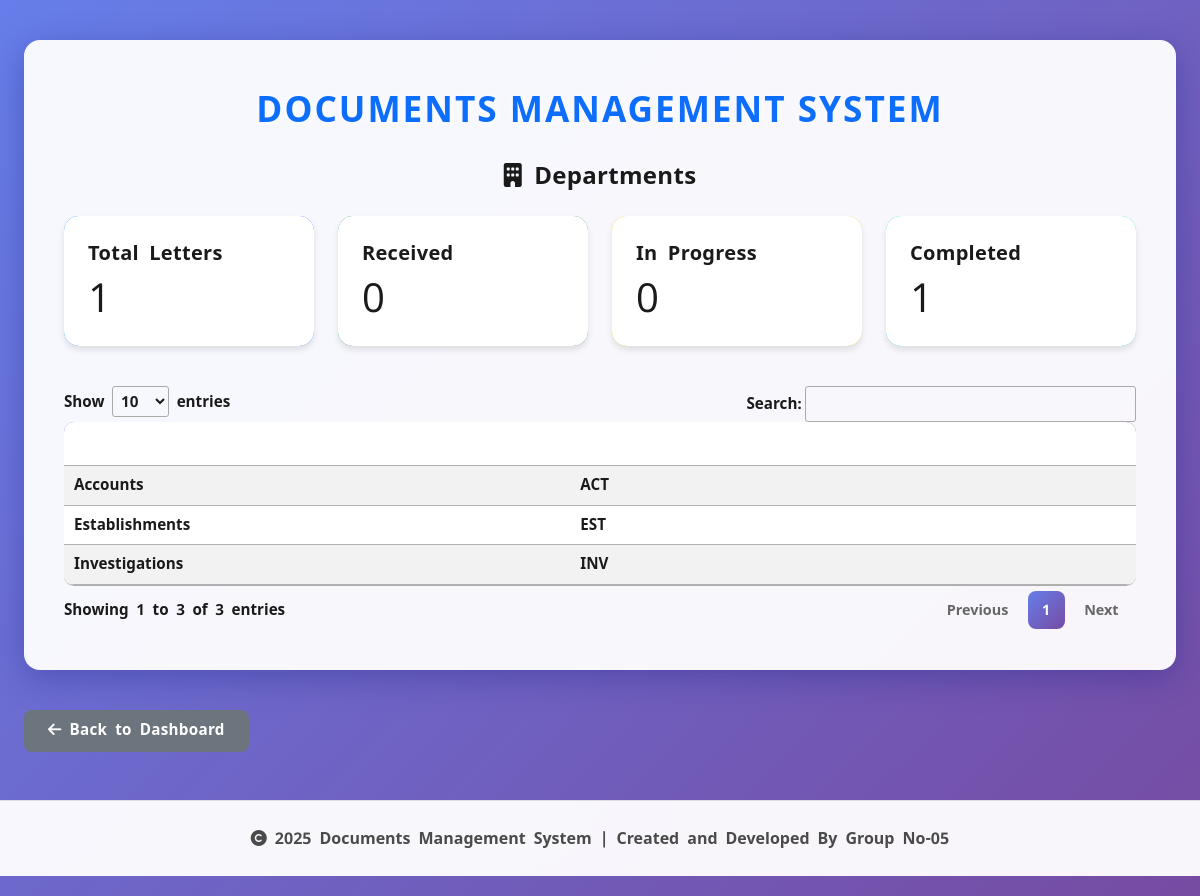
/office_letter/src/departments.php (signed in), run on the app's committed database.
### tables this page shows
CREATE TABLE `department` (
  `id` int(11) NOT NULL,
  `name` varchar(50) DEFAULT NULL,
  `abbreviation` varchar(10) DEFAULT NULL
);

### office_letter/src/departments.php (the view, shortened to what this page needs)
<?php
require_once '../config/db.php';
require_once 'footer_component.php';
$role = $_SESSION['role'];
if (in_array($role, ['head_of_institution', 'institution_head'])) {
    $summary = [
        'total' => 0,
        'received' => 0,
        'in_progress' => 0,
        'completed' => 0
    ];
    $res = $conn->query("SELECT status_id, COUNT(*) as cnt FROM Letter GROUP BY status_id");
    if ($res) {
        while ($row = $res->fetch_assoc()) {
            $statusRes = $conn->query("SELECT status_name FROM LetterStatus WHERE id = " . intval($row['status_id']));
            $statusName = $statusRes ? strtolower($statusRes->fetch_assoc()['status_name']) : '';
            if ($statusName == 'received') $summary['received'] += $row['cnt'];
            if ($statusName == 'in progress') $summary['in_progress'] += $row['cnt'];
            if ($statusName == 'completed') $summary['completed'] += $row['cnt'];
        }
        $summary['total'] = $summary['received'] + $summary['in_progress'] + $summary['completed'];
    }
} elseif ($role == 'subject_officer') {
    $empRes = $conn->query("SELECT employee_id FROM Users WHERE id = " . intval($_SESSION['user_id']));
    $emp_id = ($empRes && $empRes->num_rows > 0) ? $empRes->fetch_assoc()['employee_id'] : 0;
    $summary = [
        'total' => 0,
        'received' => 0,
        'in_progress' => 0,
        'completed' => 0
    ];
    $res = $conn->query("SELECT status_id, COUNT(*) as cnt FROM Letter WHERE employee_id = $emp_id GROUP BY status_id");
    if ($res) {
        while ($row = $res->fetch_assoc()) {
            $statusRes = $conn->query("SELECT status_name FROM LetterStatus WHERE id = " . intval($row['status_id']));
            $statusName = $statusRes ? strtolower($statusRes->fetch_assoc()['status_name']) : '';
            if ($statusName == 'completed') $summary['completed'] += $row['cnt'];
        }
        $summary['total'] = $summary['received'] + $summary['in_progress'] + $summary['completed'];
    }
}
$sql = "SELECT * FROM Department";
$result = $conn->query($sql);
?>
<!DOCTYPE html>
<html>
<head>
    <link rel="stylesheet" href="https://cdn.jsdelivr.net/npm/bootstrap@5.3.0/dist/css/bootstrap.min.css">
    <link rel="stylesheet" href="https://cdn.datatables.net/1.13.6/css/jquery.dataTables.min.css">
    <link rel="stylesheet" href="https://cdnjs.cloudflare.com/ajax/libs/font-awesome/6.4.0/css/all.min.css">
    <link rel="stylesheet" href="../assets/style.css">
</head>
<body>
    <div class="container-fluid px-4" style="max-width: 1600px;">
        <div class="departments-container">
            <div class="departments-heading"><?php echo strtoupper(APP_NAME); ?></div>
            <h4 class="mb-4 text-center"><i class="fas fa-building"></i> Departments</h4>
            <div class="row mb-4">
            <div class="col-md-3">
                <div class="card text-bg-primary mb-3">
                    <div class="card-body">
                        <h5 class="card-title">Total Letters</h5>
                        <p class="card-text display-6"><?php echo $summary['total']; ?></p>
                    </div>
                </div>
            </div>
            <div class="col-md-3">
                <div class="card text-bg-success mb-3">
                    <div class="card-body">
                        <h5 class="card-title">Received</h5>
                        <p class="card-text display-6"><?php echo $summary['received']; ?></p>
                    </div>
                </div>
            </div>
            <div class="col-md-3">
                <div class="card text-bg-warning mb-3">
                    <div class="card-body">
                        <h5 class="card-title">In Progress</h5>
                        <p class="card-text display-6"><?php echo $summary['in_progress']; ?></p>
                    </div>
                </div>
            </div>
            <div class="col-md-3">
                <div class="card text-bg-info mb-3">
                    <div class="card-body">
                        <h5 class="card-title">Completed</h5>
                        <p class="card-text display-6"><?php echo $summary['completed']; ?></p>
                    </div>
                </div>
            </div>
        </div>
        <table id="departmentsTable" class="table table-striped">
            <thead>
                <tr><th>Name</th><th>Abbreviation</th></tr>
            </thead>
            <tbody>
                <?php while ($row = $result->fetch_assoc()) { ?>
                <tr>
                    <td><?php echo htmlspecialchars($row['name']); ?></td>
                    <td><?php echo htmlspecialchars($row['abbreviation']); ?></td>
                </tr>
                <?php } ?>
            </tbody>
        </table>
        </div>
        <div class="mt-4">
            <a href="dashboard.php" class="btn btn-secondary"><i class="fas fa-arrow-left"></i> Back to Dashboard</a>
        </div>
    </div>
</body>
</html>

### office_letter/assets/style.css (style rules this page uses)
:root { --primary-color: #0d6efd; --secondary-color: #6c757d; --success-color: #198754; --info-color: #0dcaf0; --warning-color: #ffc107; --danger-color: #dc3545; --light-color: #f8f9fa; --dark-color: #212529; --admin-gradient: linear-gradient(135deg, #667eea 0%, #764ba2 100%); --department-head-gradient: linear-gradient(135deg, #11998e 0%, #38ef7d 100%); --subject-officer-gradient: linear-gradient(135deg, #fc5c7d 0%, #6a82fb 100%); --institution-head-gradient: linear-gradient(135deg, #f093fb 0%, #f5576c 100%); --chief-management-assistant-gradient: linear-gradient(135deg, #f7971e 0%, #ffd200 100%); --postal-subject-officer-gradient: linear-gradient(135deg, #43cea2 0%, #185a9d 100%); }
body { font-family: 'Noto Sans Sinhala', 'Segoe UI', Tahoma, Geneva, Verdana, sans-serif; background: linear-gradient(135deg, #667eea 0%, #764ba2 100%); min-height: 100vh; margin: 0; padding: 0; font-size: 16px; line-height: 1.6; font-weight: 400; color: #1a1a1a; }
h1, h2, h3, h4, h5, h6 { font-weight: 700; line-height: 1.3; margin-bottom: 1rem; color: #1a1a1a; letter-spacing: 0.3px; }
h4 { font-size: 1.5rem; }
h5 { font-size: 1.25rem; }
p { line-height: 1.7; margin-bottom: 1rem; font-size: 1rem; color: #1a1a1a; }
a { color: #5569d8; text-decoration: none; font-weight: 600; transition: all 0.2s ease; }
.card { border: none; border-radius: 15px; box-shadow: 0 4px 6px rgba(0, 0, 0, 0.1); transition: transform 0.3s ease, box-shadow 0.3s ease; overflow: hidden; }
.card-body { padding: 1.5rem; background-color: #fff; color: #1a1a1a; }
.card-body p, .card-body h1, .card-body h2, .card-body h3, .card-body h4, .card-body h5, .card-body h6, .card-body span, .card-body div { color: #1a1a1a; }
.btn { border-radius: 8px; padding: 0.6rem 1.5rem; font-weight: 600; font-size: 0.95rem; transition: all 0.3s ease; border: none; letter-spacing: 0.3px; }
.table { border-radius: 10px; overflow: hidden; }
.table thead { background: linear-gradient(135deg, #667eea 0%, #764ba2 100%); color: white; }
.table thead th { border: none; font-weight: 700; text-transform: uppercase; font-size: 0.9rem; letter-spacing: 0.7px; padding: 1rem; }
.table tbody tr { transition: all 0.2s ease; }
.table tbody td { font-size: 0.95rem; font-weight: 600; color: #1a1a1a; padding: 0.9rem 1rem; line-height: 1.5; }
.table-striped tbody tr:nth-of-type(odd) { background-color: rgba(0, 0, 0, 0.02); }
em, i { font-style: italic; }
.card-body { color: #1a1a1a; }
.card-body p, .card-body h1, .card-body h2, .card-body h3, .card-body h4, .card-body h5, .card-body h6 { color: #1a1a1a; }
.table th, .table td { color: #1a1a1a !important; font-weight: 600; }
.table thead th { color: #fff !important; font-weight: 700; }
.container, .container-fluid { color: #1a1a1a; }
.btn { font-weight: 700; }

### office_letter/src/departments.php (style rules this page uses)
body { background: linear-gradient(135deg, #667eea 0%, #764ba2 100%); min-height: 100vh; padding: 20px 0; }
.departments-container { background: rgba(255,255,255,0.95); border-radius: 16px; box-shadow: 0 8px 32px 0 rgba(31, 38, 135, 0.37); padding: 2.5rem; margin-top: 20px; margin-bottom: 40px; }
.departments-heading { font-family: 'Segoe UI', Arial, sans-serif; font-size: 2.2rem; font-weight: bold; color: #0d6efd; text-align: center; margin-bottom: 1.5rem; letter-spacing: 2px; text-shadow: 1px 1px 8px #fff; }

### data on the page
department: name "Establishments", abbreviation "EST"
department: name "Accounts", abbreviation "ACT"
department: name "Investigations", abbreviation "INV"

### other printed values
APP_NAME "DOCUMENTS MANAGEMENT SYSTEM"
$summary['total'] "1"
$summary['received'] "0"
$summary['in_progress'] "0"
$summary['completed'] "1"
APP_NAME "Documents Management System"
